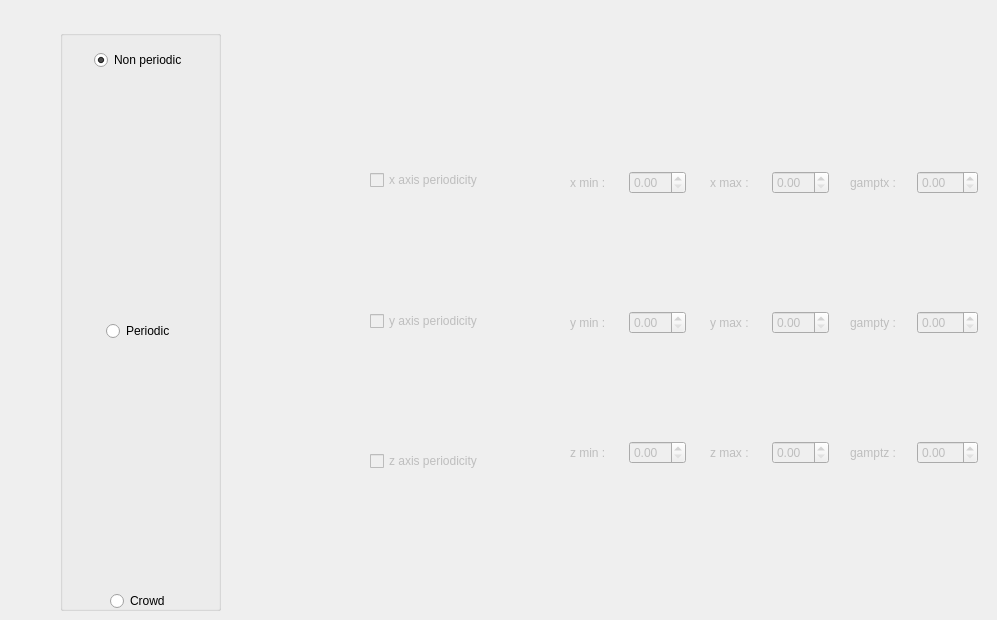
         <widget class="QWidget" name="tab_5">
          <attribute name="title">
           <string>Geometry</string>
          </attribute>
          <widget class="QGroupBox" name="groupBox">
           <property name="geometry">
            <rect>
             <x>60</x>
             <y>30</y>
             <width>161</width>
             <height>581</height>
            </rect>
           </property>
           <property name="maximumSize">
            <size>
             <width>371</width>
             <height>16777215</height>
            </size>
           </property>
           <property name="title">
            <string/>
           </property>
           <widget class="QWidget" name="layoutWidget">
            <property name="geometry">
             <rect>
              <x>0</x>
              <y>20</y>
              <width>161</width>
              <height>561</height>
             </rect>
            </property>
            <layout class="QVBoxLayout" name="verticalLayout_4">
             <item alignment="Qt::AlignHCenter">
              <widget class="QRadioButton" name="GeomNonPeriodic">
               <property name="text">
                <string>Non periodic</string>
               </property>
               <property name="checked">
                <bool>true</bool>
               </property>
              </widget>
             </item>
             <item>
              <spacer name="verticalSpacer_9">
               <property name="orientation">
                <enum>Qt::Vertical</enum>
               </property>
               <property name="sizeHint" stdset="0">
                <size>
                 <width>20</width>
                 <height>40</height>
                </size>
               </property>
              </spacer>
             </item>
             <item alignment="Qt::AlignHCenter">
              <widget class="QRadioButton" name="GeomPeriodic">
               <property name="cursor">
                <cursorShape>ArrowCursor</cursorShape>
               </property>
               <property name="layoutDirection">
                <enum>Qt::LeftToRight</enum>
               </property>
               <property name="text">
                <string>Periodic</string>
               </property>
               <property name="checkable">
                <bool>true</bool>
               </property>
              </widget>
             </item>
             <item>
              <spacer name="verticalSpacer_10">
               <property name="orientation">
                <enum>Qt::Vertical</enum>
               </property>
               <property name="sizeHint" stdset="0">
                <size>
                 <width>20</width>
                 <height>40</height>
                </size>
               </property>
              </spacer>
             </item>
             <item alignment="Qt::AlignHCenter">
              <widget class="QRadioButton" name="GeomCrowd">
               <property name="text">
                <string>Crowd</string>
               </property>
              </widget>
             </item>
            </layout>
           </widget>
          </widget>
          <widget class="QWidget" name="GeomPeriodicityWidget" native="true">
           <property name="enabled">
            <bool>false</bool>
           </property>
           <property name="geometry">
            <rect>
             <x>350</x>
             <y>110</y>
             <width>169</width>
             <height>421</height>
            </rect>
           </property>
           <widget class="QWidget" name="layoutWidget">
            <property name="geometry">
             <rect>
              <x>20</x>
              <y>60</y>
              <width>129</width>
              <height>301</height>
             </rect>
            </property>
            <layout class="QVBoxLayout" name="verticalLayout_5">
             <item>
              <widget class="QCheckBox" name="GeomXAxisPeriodicity">
               <property name="text">
                <string>x axis periodicity</string>
               </property>
              </widget>
             </item>
             <item>
              <spacer name="verticalSpacer_11">
               <property name="orientation">
                <enum>Qt::Vertical</enum>
               </property>
               <property name="sizeHint" stdset="0">
                <size>
                 <width>20</width>
                 <height>40</height>
                </size>
               </property>
              </spacer>
             </item>
             <item>
              <widget class="QCheckBox" name="GeomYAxisPeriodicity">
               <property name="text">
                <string>y axis periodicity</string>
               </property>
              </widget>
             </item>
             <item>
              <spacer name="verticalSpacer_12">
               <property name="orientation">
                <enum>Qt::Vertical</enum>
               </property>
               <property name="sizeHint" stdset="0">
                <size>
                 <width>20</width>
                 <height>40</height>
                </size>
               </property>
              </spacer>
             </item>
             <item>
              <widget class="QCheckBox" name="GeomZAxisPeriodicity">
               <property name="text">
                <string>z axis periodicity</string>
               </property>
              </widget>
             </item>
            </layout>
           </widget>
          </widget>
          <widget class="QWidget" name="GeomXwidget" native="true">
           <property name="enabled">
            <bool>false</bool>
           </property>
           <property name="geometry">
            <rect>
             <x>560</x>
             <y>150</y>
             <width>428</width>
             <height>65</height>
            </rect>
           </property>
           <widget class="QWidget" name="layoutWidget">
            <property name="geometry">
             <rect>
              <x>10</x>
              <y>20</y>
              <width>116</width>
              <height>25</height>
             </rect>
            </property>
            <layout class="QHBoxLayout" name="horizontalLayout">
             <item>
              <widget class="QLabel" name="label">
               <property name="text">
                <string>x min :</string>
               </property>
              </widget>
             </item>
             <item>
              <widget class="QDoubleSpinBox" name="GeomXmin"/>
             </item>
            </layout>
           </widget>
           <widget class="QWidget" name="layoutWidget">
            <property name="geometry">
             <rect>
              <x>150</x>
              <y>20</y>
              <width>119</width>
              <height>25</height>
             </rect>
            </property>
            <layout class="QHBoxLayout" name="horizontalLayout_2">
             <item>
              <widget class="QLabel" name="label_2">
               <property name="text">
                <string>x max :</string>
               </property>
              </widget>
             </item>
             <item>
              <widget class="QDoubleSpinBox" name="GeomXmax"/>
             </item>
            </layout>
           </widget>
           <widget class="QWidget" name="layoutWidget">
            <property name="geometry">
             <rect>
              <x>290</x>
              <y>20</y>
              <width>128</width>
              <height>25</height>
             </rect>
            </property>
            <layout class="QHBoxLayout" name="horizontalLayout_3">
             <item>
              <widget class="QLabel" name="label_3">
               <property name="text">
                <string>gamptx :</string>
               </property>
              </widget>
             </item>
             <item>
              <widget class="QDoubleSpinBox" name="GeomGamptx"/>
             </item>
            </layout>
           </widget>
          </widget>
          <widget class="QWidget" name="GeomYwidget" native="true">
           <property name="enabled">
            <bool>false</bool>
           </property>
           <property name="geometry">
            <rect>
             <x>560</x>
             <y>290</y>
             <width>428</width>
             <height>65</height>
            </rect>
           </property>
           <widget class="QWidget" name="layoutWidget_12">
            <property name="geometry">
             <rect>
              <x>10</x>
              <y>20</y>
              <width>116</width>
              <height>25</height>
             </rect>
            </property>
            <layout class="QHBoxLayout" name="horizontalLayout_23">
             <item>
              <widget class="QLabel" name="label_7">
               <property name="text">
                <string>y min :</string>
               </property>
              </widget>
             </item>
             <item>
              <widget class="QDoubleSpinBox" name="GeomYmin"/>
             </item>
            </layout>
           </widget>
           <widget class="QWidget" name="layoutWidget_13">
            <property name="geometry">
             <rect>
              <x>150</x>
              <y>20</y>
              <width>119</width>
              <height>25</height>
             </rect>
            </property>
            <layout class="QHBoxLayout" name="horizontalLayout_24">
             <item>
              <widget class="QLabel" name="label_8">
               <property name="text">
                <string>y max :</string>
               </property>
              </widget>
             </item>
             <item>
              <widget class="QDoubleSpinBox" name="GeomYmax"/>
             </item>
            </layout>
           </widget>
           <widget class="QWidget" name="layoutWidget_14">
            <property name="geometry">
             <rect>
              <x>290</x>
              <y>20</y>
              <width>128</width>
              <height>25</height>
             </rect>
            </property>
            <layout class="QHBoxLayout" name="horizontalLayout_25">
             <item>
              <widget class="QLabel" name="label_22">
               <property name="text">
                <string>gampty :</string>
               </property>
              </widget>
             </item>
             <item>
              <widget class="QDoubleSpinBox" name="GeomGampty"/>
             </item>
            </layout>
           </widget>
          </widget>
          <widget class="QWidget" name="GeomZwidget" native="true">
           <property name="enabled">
            <bool>false</bool>
           </property>
           <property name="geometry">
            <rect>
             <x>560</x>
             <y>420</y>
             <width>428</width>
             <height>65</height>
            </rect>
           </property>
           <widget class="QWidget" name="layoutWidget_15">
            <property name="geometry">
             <rect>
              <x>10</x>
              <y>20</y>
              <width>116</width>
              <height>25</height>
             </rect>
            </property>
            <layout class="QHBoxLayout" name="horizontalLayout_26">
             <item>
              <widget class="QLabel" name="label_23">
               <property name="text">
                <string>z min :</string>
               </property>
              </widget>
             </item>
             <item>
              <widget class="QDoubleSpinBox" name="GeomZmin"/>
             </item>
            </layout>
           </widget>
           <widget class="QWidget" name="layoutWidget_16">
            <property name="geometry">
             <rect>
              <x>150</x>
              <y>20</y>
              <width>119</width>
              <height>25</height>
             </rect>
            </property>
            <layout class="QHBoxLayout" name="horizontalLayout_27">
             <item>
              <widget class="QLabel" name="label_24">
               <property name="text">
                <string>z max :</string>
               </property>
              </widget>
             </item>
             <item>
              <widget class="QDoubleSpinBox" name="GeomZmax"/>
             </item>
            </layout>
           </widget>
           <widget class="QWidget" name="layoutWidget_17">
            <property name="geometry">
             <rect>
              <x>290</x>
              <y>20</y>
              <width>128</width>
              <height>25</height>
             </rect>
            </property>
            <layout class="QHBoxLayout" name="horizontalLayout_28">
             <item>
              <widget class="QLabel" name="label_25">
               <property name="text">
                <string>gamptz :</string>
               </property>
              </widget>
             </item>
             <item>
              <widget class="QDoubleSpinBox" name="GeomGamptz"/>
             </item>
            </layout>
           </widget>
          </widget>
         </widget>
